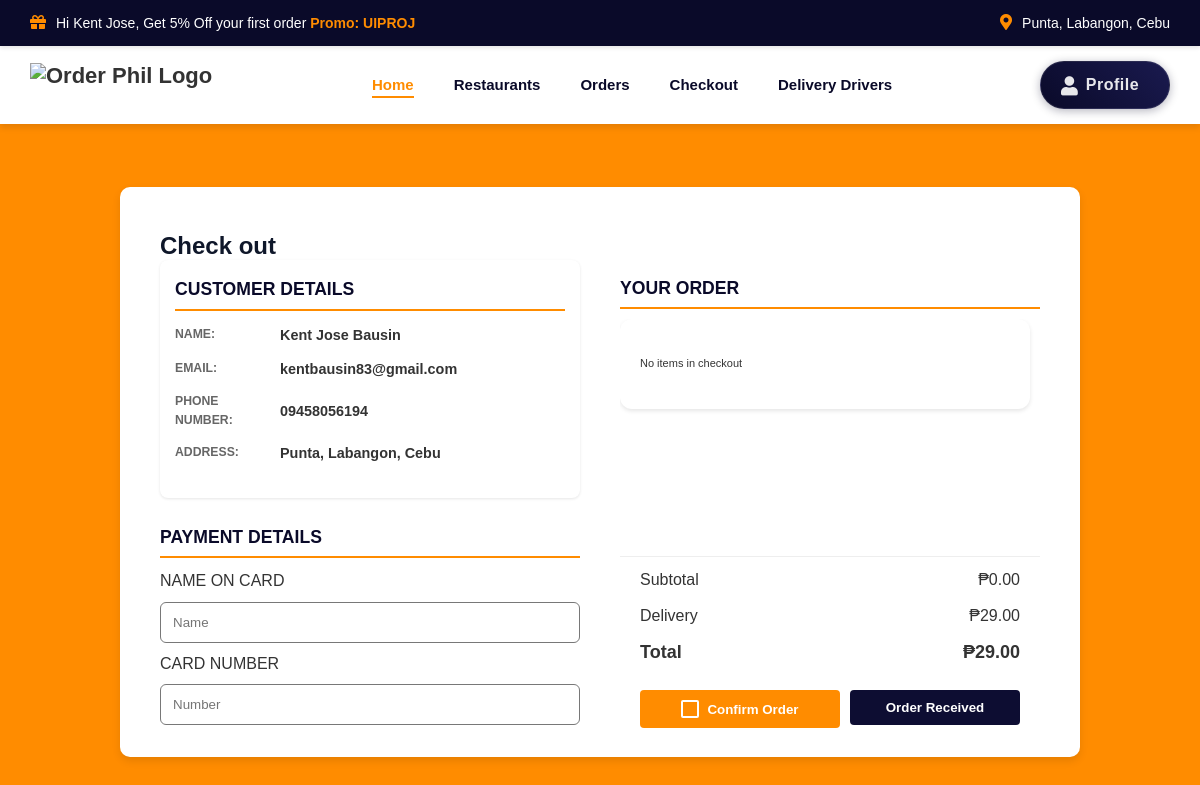
Page /Checkout (signed in) on the earlier database version.
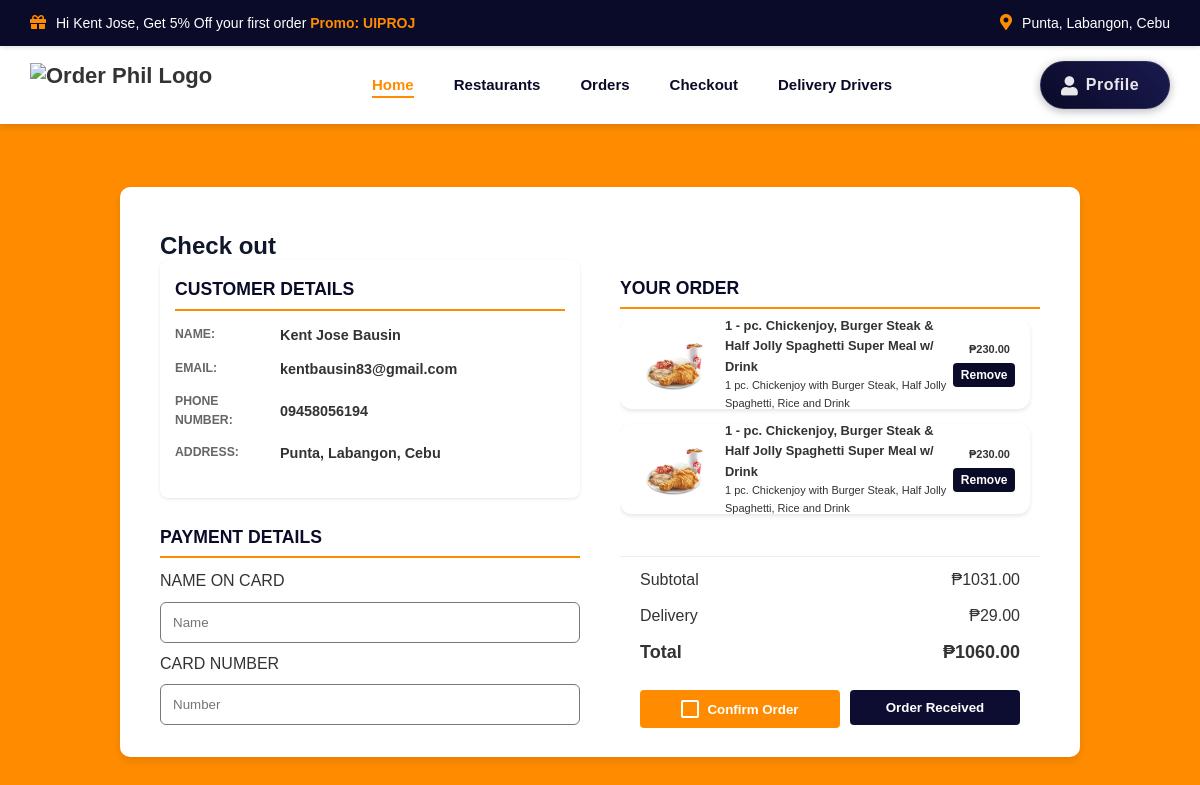
Same page on the later database version.
### myApp/models.py (models this page shows)
class Checkout(models.Model):
    checkout_id = models.AutoField(primary_key=True)
    checkout_name = models.CharField(max_length=100, null=True, blank=True)
    checkout_description = models.CharField(max_length=100)
    checkout_price = models.DecimalField(max_digits=10, decimal_places=2, null=True, blank=True)
    checkout_image = models.ImageField(upload_to='menu_images/', null=True, blank=True)
    checkout_customer = models.CharField(max_length=50, null=True, blank=True)

### myApp/views.py (the view)
# urls.py: path("Checkout", views.checkout_view, name="Checkout"),
def checkout_view(request):
    customer = None
    checkout_items = None
    subtotal = 0
    delivery_fee = 29
    if 'customer_id' in request.session:
        try:
            customer = Customer.objects.get(customer_id=request.session['customer_id'])
            checkout_items = Checkout.objects.filter(checkout_customer=customer.customer_id)
            subtotal = sum(item.checkout_price for item in checkout_items)
        except Customer.DoesNotExist:
            customer = None
    total = subtotal + delivery_fee
    context = {
        'customer': customer,
        'checkout_items': checkout_items,
        'subtotal': subtotal,
        'delivery_fee': delivery_fee,
        'total': total
    }
    return render(request, "myApp/Checkout.html", context)

### myApp/templates/myApp/Checkout.html (shortened to what the changed rows need)
{% load static %}
<!DOCTYPE html>
<html lang="en">
<head>
    <link rel="stylesheet" href="https://cdnjs.cloudflare.com/ajax/libs/font-awesome/5.15.4/css/all.min.css">
</head>
<body>
    <div class="area">
        <main>
            <div class="container">
                <div class="left-section">
                    <h2>Check out</h2>
                    <div style="margin-top: -25px;" class="shipping-section">
                        <h2 class="section-title">CUSTOMER DETAILS</h2>
                    </div>
                    <div class="payment-section">
                        <h2 style="margin-top: 25px;" class="section-title">PAYMENT DETAILS</h2>
                    </div>
                </div>
                <div class="right-section">
                    <h2 class="section-title">YOUR ORDER</h2>
                    <div class="orders-container">
                        {% if checkout_items %}
                            {% for item in checkout_items %}
                                {% if item.checkout_customer == customer.customer_id %}
                                    <div class="order-item">
                                        {% if item.checkout_image %}
                                            <img src="{{ item.checkout_image.url }}" alt="{{ item.checkout_name }}" class="order-image">
                                        {% else %}
                                            <img src="{% static 'img/hot_drinks.png' %}" alt="{{ item.checkout_name }}" class="order-image">
                                        {% endif %}
                                        <div class="order-details">
                                            <h3>{{ item.checkout_name }}</h3>
                                            <p>{{ item.checkout_description }}</p>
                                        </div>
                                        <div style="display: flex; flex-direction: column; align-items: flex-end; gap: 5px;">
                                            <div class="order-price">₱{{ item.checkout_price }}</div>
                                            <form method="POST" action="{% url 'remove_from_checkout' item.checkout_id %}" style="display: inline; margin-right: -5px;">
                                                <button type="submit" class="remove-order-btn">Remove</button>
                                            </form>
                                        </div>
                                    </div>
                                {% endif %}
                            {% empty %}
                                <div class="order-item">
                                    <p>No items in checkout</p>
                                </div>
                            {% endfor %}
                        {% else %}
                            <div class="order-item">
                                <p>No items in checkout</p>
                            </div>
                        {% endif %}
                    </div>
                    <div class="totals-section">
                        <div style="margin-top: -10px;" class="total-row">
                            <span>Subtotal</span>
                            <span>₱{{ subtotal|floatformat:2 }}</span>
                        </div>
                        <div class="total-row" style="font-weight: bold; font-size: 18px; margin-bottom: 23px;">
                            <span>Total</span>
                            <span>₱{{ total|floatformat:2 }}</span>
                        </div>
                    </div>
                </div>
            </div>
        </main>
    </div>
</body>
</html>

Differences in the rows shown:
added Checkout: checkout_image (picture), checkout_name "1 - pc. Chickenjoy, Burger Steak & Half Jolly Spaghetti Super Meal w/ Drink", checkout_description "1 pc. Chickenjoy with Burger Steak, Half Jolly Spaghetti, Rice and Drink", checkout_price "230.00"
added Checkout: checkout_image (picture), checkout_name "1 - pc. Chickenjoy, Burger Steak & Half Jolly Spaghetti Super Meal w/ Drink", checkout_description "1 pc. Chickenjoy with Burger Steak, Half Jolly Spaghetti, Rice and Drink", checkout_price "230.00"
Other differences:
{{ subtotal|floatformat:2 }}: "0.00" → "1031.00"
{{ total|floatformat:2 }}: "29.00" → "1060.00"
text no longer shown: "No items in checkout"
